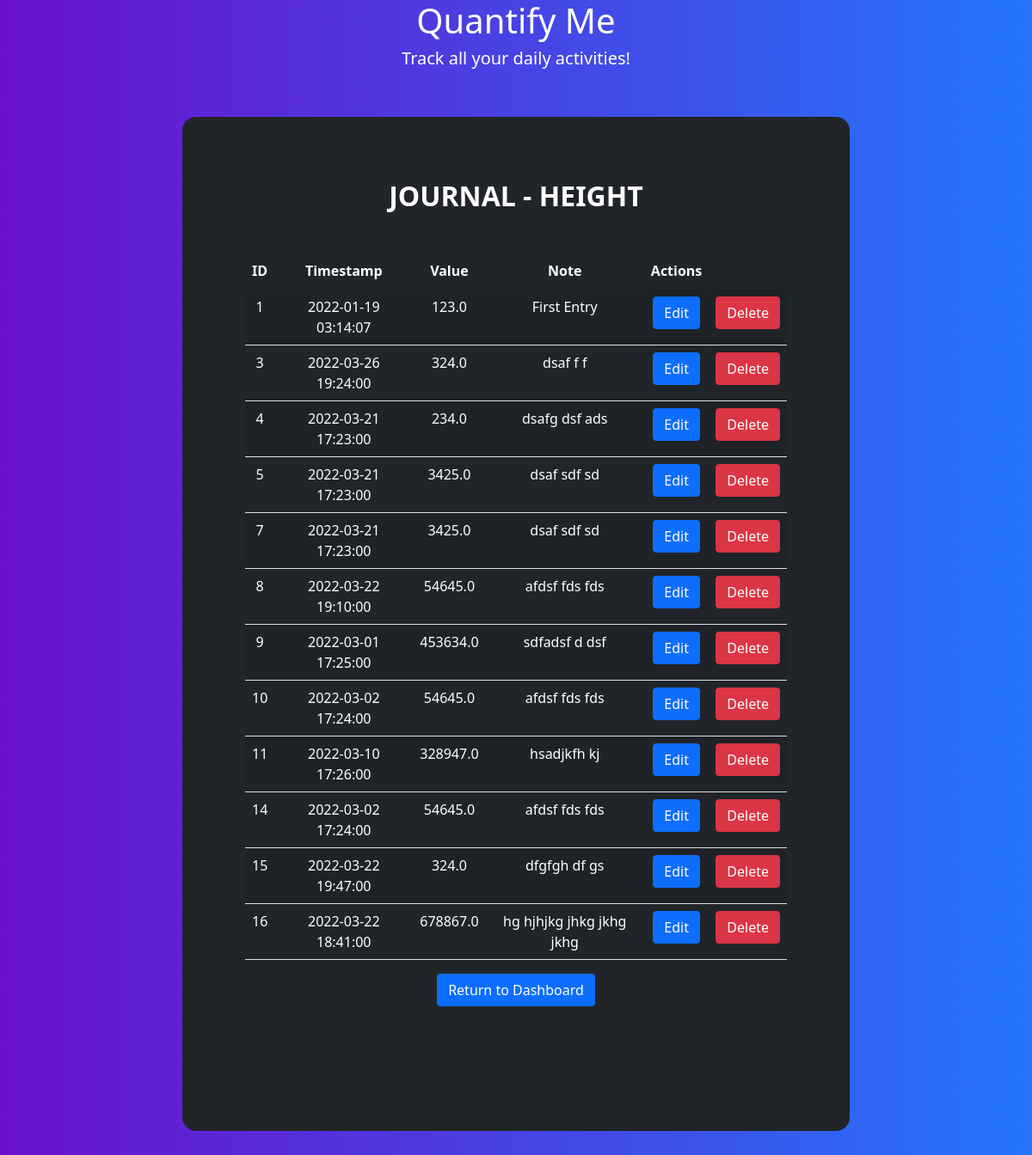
/trackers/Height, run on the app's committed database.
### app/models.py (models this page shows)
class Tracker(db.Model):
    __tablename__ = 'trackers'
    tracker_id = db.Column(db.Integer, primary_key=True, autoincrement=True)
    user_id = db.Column(db.Integer, db.ForeignKey('users.user_id'), nullable=False)
    name = db.Column(db.String(80), nullable=False)
    description = db.Column(db.Text, nullable=False)
    tracker_type = db.Column(db.Integer, nullable=False) #, db.ForeignKey('tracker_types.id'), nullable=False)
    settings = db.Column(db.Text)

class Log(db.Model):
    __tablename__ = 'logs'
    id = db.Column(db.Integer, primary_key=True, autoincrement=True)
    tracker_id = db.Column(db.Integer, db.ForeignKey('trackers.tracker_id'), nullable=False)
    user_id = db.Column(db.Integer, db.ForeignKey('users.user_id'), nullable=False)
    timestamp = db.Column(db.DateTime, nullable=False)
    value = db.Column(db.Float, nullable=False)
    note = db.Column(db.Text, nullable=False)

### app/controllers.py (the view)
@app.route('/trackers/<tracker>', methods=['GET','POST'])
def journal(tracker):
    tracker = Tracker.query.filter_by(name=tracker).first()
    logs = Log.query.filter_by(tracker_id=tracker.tracker_id).all()
    return render_template('journal.html', tracker=tracker, logs=logs)

### templates/journal.html (shortened to what this page needs)
<!DOCTYPE html>
<html lang="en">
  <head>
    <link rel="stylesheet" href="../static/bootstrap/css/bootstrap.min.css" />
    <link rel="stylesheet" href="../static/style.css" />
  </head>
  <body class="gradient-custom">
    <div class="text-center text-white">
      <h1>Quantify Me</h1>
      <h5>Track all your daily activities!</h5>
    </div>
    <section class="vh-75 gradient-custom">
      <div class="container-fluid py-5 h-100">
        <div class="row d-flex justify-content-center align-items-center h-100">
          <div class="col-12 col-md-8 col-lg-6 col-xl-8">
            <div class="card bg-dark text-white" style="border-radius: 1rem">
              <div class="card-body p-5 text-center">
                <div class="mb-md-5 mt-md-4 pb-5">
                  <h2 class="fw-bold mb-5 text-uppercase">Journal - {{ tracker.name }}</h2>
                  <div class="container">
                    <div class="row">
                      <div class="col-md-12">
                        <div class="row">
                          <div class="col-md-12">
                            <table class="table table-striped">
                              <thead>
                                <tr class="text-white">
                                  <th>ID</th>
                                  <th>Timestamp</th>
                                  <th>Value</th>
                                  <th>Note</th>
                                  <th>Actions</th>
                                </tr>
                              </thead>
                              <tbody>
                                {% for log in logs %}
                                <tr>
                                  <td class="text-white">{{ log.id }}</td>
                                  <td class="text-white">{{ log.timestamp }}</td>
                                  <td class="text-white">{{ log.value  }}</td>
                                  <td class="text-white">{{ log.note }}</td>
                                  <td>
                                    <a href="/trackers/{{tracker.name}}/{{log.id}}/edit" class="btn btn-primary"> Edit </a>
                                  </td>
                                  <td>
                                    <a href="/trackers/{{tracker.name}}/{{log.id}}/delete" class="btn btn-danger"> Delete </a>
                                  </td>
                                </tr>
                                {% endfor %}
                              </tbody>
                            </table>
                          </div>
                        </div>
                      </div>
                    </div>
                  </div>
                  <td>
                    <a href="/" class="btn btn-primary"> Return to Dashboard </a>
                  </td>
                </div>
              </div>
            </div>
          </div>
        </div>
      </div>
    </section>
  </body>
</html>

### static/style.css (style rules this page uses)
.gradient-custom { background: #6a11cb; background: -webkit-linear-gradient(to right, rgba(106, 17, 203, 1), rgba(37, 117, 252, 1)); background: linear-gradient(to right, rgba(106, 17, 203, 1), rgba(37, 117, 252, 1)) }

### data on the page
Tracker: name "HEIGHT"
Log: id "1", timestamp "2022-01-19 03:14:07", value "123.0", note "First Entry"
Log: id "3", timestamp "2022-03-26 19:24:00", value "324.0", note "dsaf f f"
Log: id "4", timestamp "2022-03-21 17:23:00", value "234.0", note "dsafg dsf ads"
Log: id "5", timestamp "2022-03-21 17:23:00", value "3425.0", note "dsaf sdf sd"
Log: id "7", timestamp "2022-03-21 17:23:00", value "3425.0", note "dsaf sdf sd"
Log: id "8", timestamp "2022-03-22 19:10:00", value "54645.0", note "afdsf fds fds"
Log: id "9", timestamp "2022-03-01 17:25:00", value "453634.0", note "sdfadsf d dsf"
Log: id "10", timestamp "2022-03-02 17:24:00", value "54645.0", note "afdsf fds fds"
Log: id "11", timestamp "2022-03-10 17:26:00", value "328947.0", note "hsadjkfh kj"
Log: id "14", timestamp "2022-03-02 17:24:00", value "54645.0", note "afdsf fds fds"
Log: id "15", timestamp "2022-03-22 19:47:00", value "324.0", note "dfgfgh df gs"
Log: id "16", timestamp "2022-03-22 18:41:00", value "678867.0", note "hg hjhjkg jhkg jkhg jkhg"
